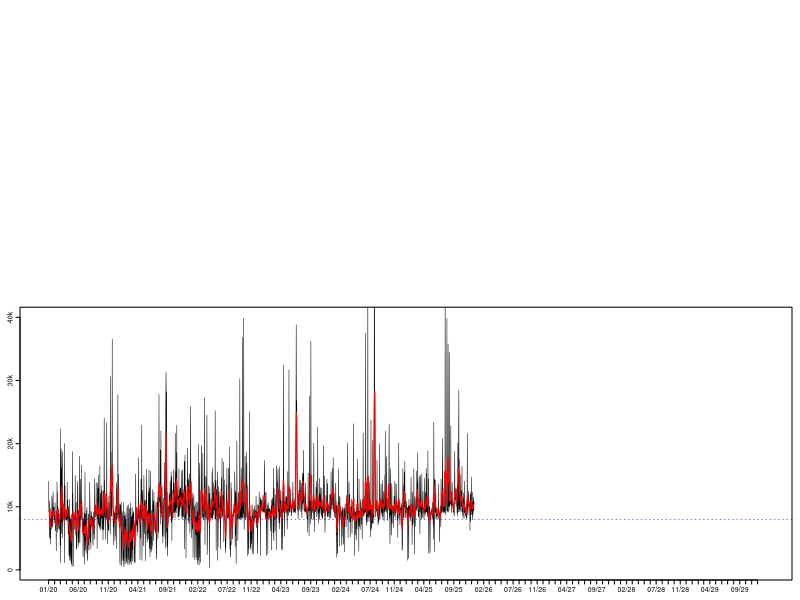

Recreate this plot in R. (Note: this script raises an error after producing the figure.)
##### Load libraries and initialise data ------------------------------------------------------------------

# Load libraries
library(tidyverse)
library(zoo)
library(grid)
library(gridBase)

# Load in step data
data <- read.csv("Data/StepData.csv")

# Format date objects
names(data)[1] <- "Year"
data <- mutate(data, Date = as.Date(paste(Month, Day, Year, sep = "/"), "%m/%d/%Y"))





##### Plot distribution of daily step counts --------------------------------------------------------------

# Function to generate histogram
hPlot <- function(){
  par(lwd = 0.5)
  histColours <-  c(colorRampPalette(c("red4", "red"), 0.5)(8), 
                    colorRampPalette(c("green", "green4"))(8), rep("green4", 16))
  hist(data$Steps, breaks = seq(0, 40000, by = 1000), xlab = "", xaxt = "n",
       ylab = "", yaxt = "n", col = histColours, main = "", ylim = c(0, 200))
  axis(side = 1, at = seq(0, 40000, by = 10000), labels = c("0", "10k", "20k", "30k", "40k"))
  axis(side = 2, at = seq(0, 200, by = 50), labels = TRUE, mgp = c(0, 0.17, 0))
  abline(v = 8000, col = "blue", lty = 3, lwd = 0.5)
  box(lwd = 1)}





##### Plot moving average and daily counts ----------------------------------------------------------------

# Function to generate time series plot
tPlot <- function(){
  plot(data$Date, data$Steps, type = "l", ylim = c(0, 40000), xlab = "", xaxt = "n",
       ylab = "", yaxt = "n", lwd = 0.5)
  axis.Date(1, at = seq(min(data$Date), max(data$Date), by = "1 mon"), format = "%m/%y")
  axis(side = 2, at = seq(0, 40000, by = 10000), labels = c("0", "10k", "20k", "30k", "40k"),
       mgp = c(0, 0.17, 0))
  lines(data$Date, rollmean(data$Steps, 7, fill = list(NA, NULL, NA)), col = "red", lwd = 1)
  abline(h = 8000, col = "blue", lty = 3, lwd = 0.5)}





##### Get overall step count stats ------------------------------------------------------------------------

# Get longest goal streak
goalStreak <- rle(data$Steps >= 8000)
goalStreak <- max(goalStreak$lengths[goalStreak$values == TRUE])

# Calculate total steps, total distance, and average daily steps
# Also calculate rate that goal is met; include longest goal streak
stepStats <- c(sum(data$Steps),
               round(sum(data$Steps)*0.427/1000, 0),
               round(mean(data$Steps), 2),
               round(length(data$Steps[data$Steps >= 8000])/nrow(data)*100, 2),
               goalStreak)





##### Combine plots into a single canvas ------------------------------------------------------------------

# Prepare graphics device
tiff(filename = "StepData.tif", width = 3304, height = 2272, units = "px", res = 800, compression = "lzw")

# Create blank page
grid.newpage()
plot.new()

# Set grid layout and activate it
gly <- grid.layout(800, 1200)
pushViewport(viewport(layout = gly))

# Plot step count time series
pushViewport(vp = viewport(layout.pos.row = 400:800, layout.pos.col = 1:1200))
par(fig = gridFIG(), mar = c(1, 1, 0.4, 0.4), cex.axis = 0.42, tcl = -0.2, mgp = c(0, -0.2, 0))
par(new = TRUE)
tPlot()
popViewport()

# Plot step count histogram
pushViewport(vp = viewport(layout.pos.row = 1:400, layout.pos.col = 1:700))
par(fig = gridFIG(), mar = c(1, 1, 0.4, 0.4), cex.axis = 0.42, tcl = -0.2, mgp = c(0, -0.2, 0))
par(new = TRUE)
hPlot()
popViewport()

# Create figure labels
grid.text(label = c("Daily Step Count", "(Distribution)", "Daily Step Count", "(Time Series)"),
          x = rep(0.061, 4), y = c(0.947, 0.930, 0.447, 0.430), hjust = 0, gp = gpar(cex = 0.3))
popViewport()

# Create legend (top)
grid.text(label = c("Above Goal", "Below Goal"),
          x = rep(0.486, 2), y = c(0.947, 0.930),
          hjust = 0, gp = gpar(cex = 0.3))
grid.rect(x = rep(0.476, 2), y = c(0.947, 0.930),
          width = rep(0.008, 2), height = rep(0.010, 2),
          gp = gpar(col = c("green", "red"), fill = c("green", "red")))

# Create legend (bottom)
grid.text(label = c("Daily Count", "7-Day Average", "Daily Goal"),
          x = rep(0.890, 3), y = c(0.447, 0.430, 0.413),
          hjust = 0, gp = gpar(cex = 0.3))
grid.segments(x0 = rep(0.860, 3), y0 = c(0.447, 0.430, 0.413),
              x1 = rep(0.880, 3), y1 = c(0.447, 0.430, 0.413),
              gp = gpar(col = c("black", "red", "blue"), lty = c(1, 1, 3), lwd = 0.5))

# summary stats
grid.text(label = c(paste0(stepStats[1]), "Total Steps",
                    paste0(stepStats[2], " km"), "Total Distance",
                    paste0(stepStats[3]), "Average Daily Steps",
                    paste0(stepStats[4], "%"), "Goal Success Rate",
                    paste0(stepStats[5], " days"), "Longest Goal Streak"),
          x = c(0.610, 0.700, 0.610, 0.700, 0.610, 0.700, 0.610, 0.700, 0.610, 0.700),
          y = c(rep(0.95, 2), rep(0.86, 2), rep(0.77, 2), rep(0.68, 2), rep(0.59, 2)),
          hjust = 0, gp = gpar(cex = 0.5, col = rep(c("blue", "black"), 5)))

# Deactivate grid layout; finalise graphics save
popViewport()
dev.off()
